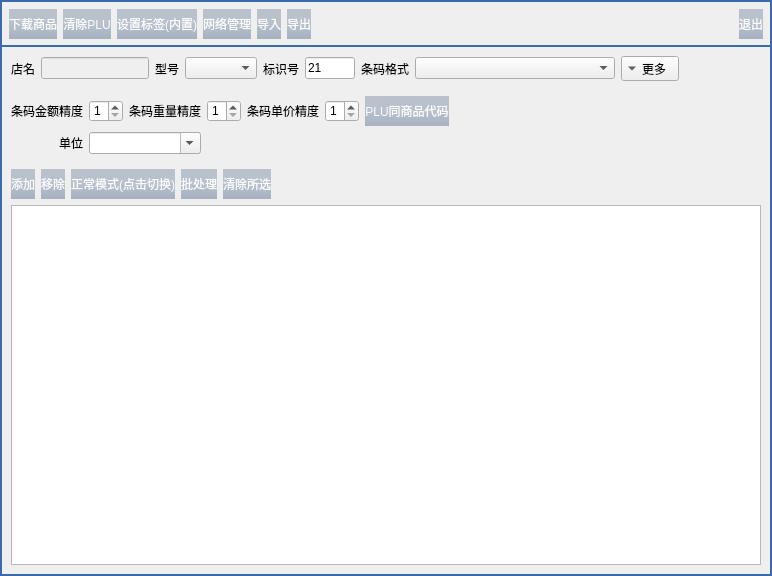
<?xml version="1.0" encoding="UTF-8"?>
<ui version="4.0">
 <class>barscale_main_dialog</class>
 <widget class="QDialog" name="barscale_main_dialog">
  <property name="geometry">
   <rect>
    <x>0</x>
    <y>0</y>
    <width>772</width>
    <height>576</height>
   </rect>
  </property>
  <property name="windowTitle">
   <string>Dialog</string>
  </property>
  <property name="styleSheet">
   <string notr="true">QPushButton{color:#FBFCFD;border-style:none;
background-color: qlineargradient(spread:pad, x1:0, y1:0, x2:0, y2:1, stop:0 rgba(146, 161, 181, 150),stop:0.5 rgba(146, 161, 181, 150), stop:1 rgba(115, 133, 160, 150));
min-height:30px;}
QPushButton:pressed{color:#FBFCFD;border-style:none;
 background-color: qlineargradient(spread:pad, x1:0, y1:0, x2:0, y2:1, stop:0 #648FC3,stop:0.5 #648FC3, stop:1 #3A6BAC);}
QDialog,QFrame#frame{border:2px solid #3A6BAC;}</string>
  </property>
  <property name="outer_stylesheet" stdset="0">
   <string>dialog_hasborder</string>
  </property>
  <layout class="QVBoxLayout" name="verticalLayout_2">
   <property name="leftMargin">
    <number>0</number>
   </property>
   <property name="topMargin">
    <number>0</number>
   </property>
   <property name="rightMargin">
    <number>0</number>
   </property>
   <property name="bottomMargin">
    <number>0</number>
   </property>
   <item>
    <layout class="QHBoxLayout" name="horizontalLayout">
     <property name="leftMargin">
      <number>9</number>
     </property>
     <property name="topMargin">
      <number>9</number>
     </property>
     <property name="rightMargin">
      <number>9</number>
     </property>
     <item>
      <widget class="lds_toolbar_button" name="pushButton">
       <property name="text">
        <string>下载商品</string>
       </property>
       <property name="autoDefault">
        <bool>false</bool>
       </property>
      </widget>
     </item>
     <item>
      <widget class="lds_toolbar_button" name="pushButton_2">
       <property name="text">
        <string>清除PLU</string>
       </property>
       <property name="autoDefault">
        <bool>false</bool>
       </property>
      </widget>
     </item>
     <item>
      <widget class="lds_toolbar_button" name="pushButton_3">
       <property name="text">
        <string>设置标签(内置)</string>
       </property>
       <property name="autoDefault">
        <bool>false</bool>
       </property>
      </widget>
     </item>
     <item>
      <widget class="lds_toolbar_button" name="pushButton_4">
       <property name="text">
        <string>网络管理</string>
       </property>
       <property name="autoDefault">
        <bool>false</bool>
       </property>
      </widget>
     </item>
     <item>
      <widget class="lds_toolbar_button_nowrap" name="pushButton_import">
       <property name="text">
        <string>导入</string>
       </property>
       <property name="icon">
        <iconset resource="../res.qrc">
         <normaloff>:/image/billinit.png</normaloff>:/image/billinit.png</iconset>
       </property>
       <property name="autoDefault">
        <bool>false</bool>
       </property>
      </widget>
     </item>
     <item>
      <widget class="lds_toolbar_button_nowrap" name="pushButton_export">
       <property name="text">
        <string>导出</string>
       </property>
       <property name="icon">
        <iconset resource="../res.qrc">
         <normaloff>:/image/billsave.png</normaloff>:/image/billsave.png</iconset>
       </property>
       <property name="autoDefault">
        <bool>false</bool>
       </property>
      </widget>
     </item>
     <item>
      <spacer name="horizontalSpacer">
       <property name="orientation">
        <enum>Qt::Horizontal</enum>
       </property>
       <property name="sizeHint" stdset="0">
        <size>
         <width>40</width>
         <height>20</height>
        </size>
       </property>
      </spacer>
     </item>
     <item>
      <widget class="lds_toolbar_button_nowrap" name="pushButton_5">
       <property name="text">
        <string>退出</string>
       </property>
       <property name="icon">
        <iconset resource="../res.qrc">
         <normaloff>:/image/exit.png</normaloff>:/image/exit.png</iconset>
       </property>
       <property name="autoDefault">
        <bool>false</bool>
       </property>
      </widget>
     </item>
    </layout>
   </item>
   <item>
    <widget class="QFrame" name="frame">
     <property name="frameShape">
      <enum>QFrame::StyledPanel</enum>
     </property>
     <property name="frameShadow">
      <enum>QFrame::Raised</enum>
     </property>
     <layout class="QVBoxLayout" name="verticalLayout">
      <item>
       <layout class="QHBoxLayout" name="horizontalLayout_2" stretch="0,0,0,0,0,0,0,0,0,0,1">
        <item>
         <widget class="QLabel" name="label">
          <property name="text">
           <string>店名</string>
          </property>
          <property name="alignment">
           <set>Qt::AlignRight|Qt::AlignTrailing|Qt::AlignVCenter</set>
          </property>
         </widget>
        </item>
        <item>
         <widget class="QLineEdit" name="lineEdit_shopname">
          <property name="enabled">
           <bool>false</bool>
          </property>
         </widget>
        </item>
        <item>
         <widget class="QLabel" name="label_43">
          <property name="text">
           <string>型号</string>
          </property>
          <property name="alignment">
           <set>Qt::AlignRight|Qt::AlignTrailing|Qt::AlignVCenter</set>
          </property>
         </widget>
        </item>
        <item>
         <widget class="QComboBox" name="comboBox_barcode_scaletypes"/>
        </item>
        <item>
         <widget class="QLabel" name="label_24">
          <property name="text">
           <string>标识号</string>
          </property>
          <property name="alignment">
           <set>Qt::AlignRight|Qt::AlignTrailing|Qt::AlignVCenter</set>
          </property>
         </widget>
        </item>
        <item>
         <widget class="QLineEdit" name="lineEdit_barcode_scaleflag">
          <property name="minimumSize">
           <size>
            <width>50</width>
            <height>0</height>
           </size>
          </property>
          <property name="maximumSize">
           <size>
            <width>50</width>
            <height>16777215</height>
           </size>
          </property>
          <property name="text">
           <string>21</string>
          </property>
          <property name="maxLength">
           <number>2</number>
          </property>
         </widget>
        </item>
        <item>
         <widget class="QLabel" name="label_46">
          <property name="text">
           <string>条码格式</string>
          </property>
          <property name="alignment">
           <set>Qt::AlignRight|Qt::AlignTrailing|Qt::AlignVCenter</set>
          </property>
         </widget>
        </item>
        <item>
         <widget class="QComboBox" name="comboBox_barcode_scalebarcodetype">
          <property name="minimumSize">
           <size>
            <width>200</width>
            <height>0</height>
           </size>
          </property>
         </widget>
        </item>
        <item>
         <widget class="QToolButton" name="toolButton_other">
          <property name="text">
           <string>更多</string>
          </property>
          <property name="toolButtonStyle">
           <enum>Qt::ToolButtonTextBesideIcon</enum>
          </property>
          <property name="arrowType">
           <enum>Qt::DownArrow</enum>
          </property>
         </widget>
        </item>
        <item>
         <spacer name="horizontalSpacer_5">
          <property name="orientation">
           <enum>Qt::Horizontal</enum>
          </property>
          <property name="sizeHint" stdset="0">
           <size>
            <width>40</width>
            <height>20</height>
           </size>
          </property>
         </spacer>
        </item>
        <item>
         <spacer name="horizontalSpacer_2">
          <property name="orientation">
           <enum>Qt::Horizontal</enum>
          </property>
          <property name="sizeHint" stdset="0">
           <size>
            <width>40</width>
            <height>20</height>
           </size>
          </property>
         </spacer>
        </item>
       </layout>
      </item>
      <item>
       <widget class="QFrame" name="frame_other">
        <property name="frameShape">
         <enum>QFrame::NoFrame</enum>
        </property>
        <property name="frameShadow">
         <enum>QFrame::Raised</enum>
        </property>
        <layout class="QGridLayout" name="gridLayout">
         <property name="leftMargin">
          <number>0</number>
         </property>
         <property name="rightMargin">
          <number>0</number>
         </property>
         <item row="0" column="2">
          <widget class="QLabel" name="label_4">
           <property name="text">
            <string>条码重量精度</string>
           </property>
          </widget>
         </item>
         <item row="0" column="4">
          <widget class="QLabel" name="label_5">
           <property name="text">
            <string>条码单价精度</string>
           </property>
          </widget>
         </item>
         <item row="0" column="8">
          <spacer name="horizontalSpacer_4">
           <property name="orientation">
            <enum>Qt::Horizontal</enum>
           </property>
           <property name="sizeHint" stdset="0">
            <size>
             <width>40</width>
             <height>20</height>
            </size>
           </property>
          </spacer>
         </item>
         <item row="0" column="3">
          <widget class="QSpinBox" name="spinBox_precision_weight">
           <property name="minimum">
            <number>1</number>
           </property>
           <property name="maximum">
            <number>5</number>
           </property>
          </widget>
         </item>
         <item row="0" column="1">
          <widget class="QSpinBox" name="spinBox_precision_amount">
           <property name="minimum">
            <number>1</number>
           </property>
           <property name="maximum">
            <number>5</number>
           </property>
          </widget>
         </item>
         <item row="0" column="5">
          <widget class="QSpinBox" name="spinBox_precision_price">
           <property name="minimum">
            <number>1</number>
           </property>
           <property name="maximum">
            <number>5</number>
           </property>
          </widget>
         </item>
         <item row="0" column="0">
          <widget class="QLabel" name="label_3">
           <property name="text">
            <string>条码金额精度</string>
           </property>
          </widget>
         </item>
         <item row="1" column="0">
          <widget class="QLabel" name="label_unitno">
           <property name="text">
            <string>单位</string>
           </property>
           <property name="alignment">
            <set>Qt::AlignRight|Qt::AlignTrailing|Qt::AlignVCenter</set>
           </property>
          </widget>
         </item>
         <item row="1" column="1" colspan="2">
          <widget class="QComboBox" name="comboBox_unitno">
           <property name="editable">
            <bool>true</bool>
           </property>
          </widget>
         </item>
         <item row="0" column="6">
          <widget class="QPushButton" name="pushButton_plu_keep_code">
           <property name="text">
            <string>PLU同商品代码</string>
           </property>
          </widget>
         </item>
        </layout>
       </widget>
      </item>
      <item>
       <layout class="QHBoxLayout" name="horizontalLayout_3" stretch="0,0,0,0,0,0">
        <item>
         <widget class="lds_toolbar_button_nowrap" name="pushButton_add">
          <property name="text">
           <string>添加</string>
          </property>
          <property name="icon">
           <iconset resource="../res.qrc">
            <normaloff>:/image/add.png</normaloff>:/image/add.png</iconset>
          </property>
         </widget>
        </item>
        <item>
         <widget class="lds_toolbar_button_nowrap" name="pushButton_remove">
          <property name="text">
           <string>移除</string>
          </property>
          <property name="icon">
           <iconset resource="../res.qrc">
            <normaloff>:/image/printremove.png</normaloff>:/image/printremove.png</iconset>
          </property>
         </widget>
        </item>
        <item>
         <widget class="lds_toolbar_button" name="pushButton_switch_mode">
          <property name="text">
           <string>正常模式(点击切换)</string>
          </property>
         </widget>
        </item>
        <item>
         <widget class="lds_toolbar_button" name="pushButton_allcontrol">
          <property name="text">
           <string>批处理</string>
          </property>
         </widget>
        </item>
        <item>
         <widget class="lds_toolbar_button" name="pushButton_clearsection">
          <property name="text">
           <string>清除所选</string>
          </property>
         </widget>
        </item>
        <item>
         <spacer name="horizontalSpacer_3">
          <property name="orientation">
           <enum>Qt::Horizontal</enum>
          </property>
          <property name="sizeHint" stdset="0">
           <size>
            <width>40</width>
            <height>20</height>
           </size>
          </property>
         </spacer>
        </item>
       </layout>
      </item>
      <item>
       <widget class="QTableView" name="tableView"/>
      </item>
     </layout>
    </widget>
   </item>
  </layout>
 </widget>
 <customwidgets>
  <customwidget>
   <class>lds_toolbar_button</class>
   <extends>QPushButton</extends>
   <header>lds_toolbar_button.h</header>
  </customwidget>
  <customwidget>
   <class>lds_toolbar_button_nowrap</class>
   <extends>QPushButton</extends>
   <header>lds_toolbar_button_nowrap.h</header>
  </customwidget>
 </customwidgets>
 <resources>
  <include location="../res.qrc"/>
 </resources>
 <connections/>
</ui>
